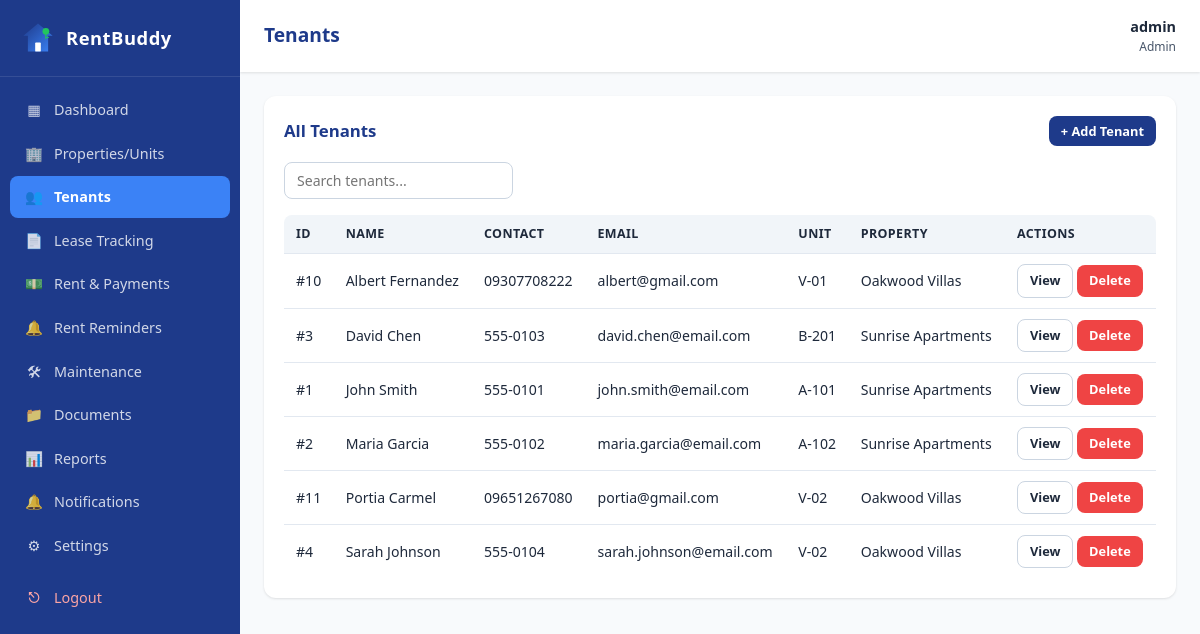
The app's page /admin/tenants.php (signed in) with its own data.
### tables this page shows
CREATE TABLE `tenants` (
  `id` int(11) NOT NULL,
  `full_name` varchar(100) NOT NULL,
  `contact_number` varchar(20) DEFAULT NULL,
  `email` varchar(100) DEFAULT NULL,
  `address` varchar(255) DEFAULT NULL,
  `unit_id` int(11) DEFAULT NULL,
  `created_at` timestamp NOT NULL DEFAULT current_timestamp()
);

CREATE TABLE `units` (
  `id` int(11) NOT NULL,
  `property_id` int(11) NOT NULL,
  `unit_number` varchar(20) NOT NULL,
  `bedrooms` int(11) DEFAULT 1,
  `bathrooms` int(11) DEFAULT 1,
  `monthly_rent` decimal(10,2) NOT NULL,
  `status` enum('available','occupied','maintenance') DEFAULT 'available',
  `created_at` timestamp NOT NULL DEFAULT current_timestamp()
);

CREATE TABLE `properties` (
  `id` int(11) NOT NULL,
  `name` varchar(100) NOT NULL,
  `address` varchar(255) NOT NULL,
  `city` varchar(100) DEFAULT NULL,
  `description` text DEFAULT NULL,
  `created_at` timestamp NOT NULL DEFAULT current_timestamp()
);

### includes/functions.php (called while the page is built, shortened)
<?php
function e($str) {
    return htmlspecialchars($str ?? '', ENT_QUOTES, 'UTF-8');
}

### admin/tenants.php (the view, shortened to what this page needs)
<?php
require_once __DIR__ . '/../includes/auth.php';
$tenants = $pdo->query("
    SELECT t.*, u.unit_number, p.name AS property_name
    FROM tenants t
    LEFT JOIN units u ON u.id = t.unit_id
    LEFT JOIN properties p ON p.id = u.property_id
    ORDER BY t.full_name
")->fetchAll();
include __DIR__ . '/../includes/header.php';
?>
<div class="card">
    <div class="card-header">
        <h3>All Tenants</h3>
        <button class="btn btn-primary btn-sm" data-modal-open="modalAddTenant">+ Add Tenant</button>
    </div>
    <div class="toolbar">
        <input type="text" placeholder="Search tenants..." data-table-search="#tenantsTable">
    </div>
    <div class="table-wrap">
        <table id="tenantsTable">
            <thead>
                <tr><th>ID</th><th>Name</th><th>Contact</th><th>Email</th><th>Unit</th><th>Property</th><th>Actions</th></tr>
            </thead>
            <tbody>
            <?php foreach ($tenants as $t): ?>
                <tr>
                    <td>#<?= $t['id'] ?></td>
                    <td><?= e($t['full_name']) ?></td>
                    <td><?= e($t['contact_number']) ?></td>
                    <td><?= e($t['email']) ?></td>
                    <td><?= e($t['unit_number'] ?? '--') ?></td>
                    <td><?= e($t['property_name'] ?? '--') ?></td>
                    <td>
                        <a href="leases.php?tenant=<?= $t['id'] ?>" class="btn btn-sm btn-outline">View</a>
                        <a href="?delete=<?= $t['id'] ?>" class="btn btn-sm btn-danger" data-confirm="Delete this tenant?">Delete</a>
                    </td>
                </tr>
            <?php endforeach; ?>
            </tbody>
        </table>
    </div>
</div>
<?php include __DIR__ . '/../includes/footer.php'; ?>

### assets/css/style.css (style rules this page uses)
:root { --navy: #1e3a8a; --navy-dark: #172554; --blue: #3b82f6; --blue-light: #dbeafe; --green: #22c55e; --green-light: #dcfce7; --red: #ef4444; --red-light: #fee2e2; --yellow: #f59e0b; --yellow-light: #fef3c7; --gray-50: #f8fafc; --gray-100: #f1f5f9; --gray-200: #e2e8f0; --gray-300: #cbd5e1; --gray-600: #475569; --gray-800: #1e293b; --white: #ffffff; --radius: 12px; --radius-sm: 8px; --shadow: 0 1px 3px rgba(0,0,0,.08), 0 1px 2px rgba(0,0,0,.04); --shadow-lg: 0 10px 25px rgba(30,58,138,.12); --font: 'Segoe UI', system-ui, -apple-system, Roboto, sans-serif; }
* { box-sizing: border-box; margin: 0; padding: 0; }
html, body { height: 100%; }
body { font-family: var(--font); background: var(--gray-50); color: var(--gray-800); line-height: 1.5; -webkit-font-smoothing: antialiased; }
a { color: var(--blue); text-decoration: none; }
.btn { display: inline-flex; align-items: center; justify-content: center; gap: 6px; padding: 10px 18px; border: none; border-radius: var(--radius-sm); font-size: .9rem; font-weight: 600; cursor: pointer; transition: all .2s; font-family: inherit; text-decoration: none; }
.btn-primary { background: var(--navy); color: #fff; }
.btn-danger { background: var(--red); color: #fff; }
.btn-outline { background: transparent; border: 1px solid var(--gray-300); color: var(--gray-800); }
.btn-sm { padding: 6px 12px; font-size: .8rem; }
.card { background: var(--white); border-radius: var(--radius); box-shadow: var(--shadow); padding: 20px; margin-bottom: 20px; }
.card-header { display: flex; align-items: center; justify-content: space-between; margin-bottom: 16px; flex-wrap: wrap; gap: 10px; }
.card-header h3 { font-size: 1.05rem; color: var(--navy); }
.table-wrap { overflow-x: auto; border-radius: var(--radius-sm); }
table { width: 100%; border-collapse: collapse; font-size: .88rem; }
th, td { padding: 10px 12px; text-align: left; border-bottom: 1px solid var(--gray-200); }
th { background: var(--gray-100); font-weight: 600; color: var(--gray-800); font-size: .78rem; text-transform: uppercase; letter-spacing: .4px; white-space: nowrap; }
tbody tr:last-child td { border-bottom: none; }
.toolbar { display: flex; gap: 10px; flex-wrap: wrap; align-items: center; margin-bottom: 16px; }
.toolbar input, .toolbar select { padding: 8px 12px; border: 1px solid var(--gray-300); border-radius: var(--radius-sm); font-size: .88rem; font-family: inherit; }
.toolbar input { min-width: 200px; }

### records on screen
tenants: id "10", full_name "Albert Fernandez", contact_number "09307708222", email "albert@gmail.com", unit.unit_number "V-01", properties.name "Oakwood Villas"
tenants: id "3", full_name "David Chen", contact_number "555-0103", email "david.chen@email.com", unit.unit_number "B-201", properties.name "Sunrise Apartments"
tenants: id "1", full_name "John Smith", contact_number "555-0101", email "john.smith@email.com", unit.unit_number "A-101", properties.name "Sunrise Apartments"
tenants: id "2", full_name "Maria Garcia", contact_number "555-0102", email "maria.garcia@email.com", unit.unit_number "A-102", properties.name "Sunrise Apartments"
tenants: id "11", full_name "Portia Carmel", contact_number "09651267080", email "portia@gmail.com", unit.unit_number "V-02", properties.name "Oakwood Villas"
tenants: id "4", full_name "Sarah Johnson", contact_number "555-0104", email "sarah.johnson@email.com", unit.unit_number "V-02", properties.name "Oakwood Villas"

### other values on screen
$page_title "Tenants"
$user['username'] "admin"
$user['role'] "Admin"
